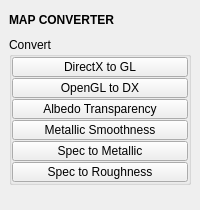
<?xml version="1.0" encoding="UTF-8"?>
<ui version="4.0">
 <class>QtUi</class>
 <widget class="QMainWindow" name="QtUi">
  <property name="enabled">
   <bool>true</bool>
  </property>
  <property name="geometry">
   <rect>
    <x>0</x>
    <y>0</y>
    <width>200</width>
    <height>210</height>
   </rect>
  </property>
  <property name="tabShape">
   <enum>QTabWidget::Triangular</enum>
  </property>
  <property name="dockNestingEnabled">
   <bool>true</bool>
  </property>
  <property name="dockOptions">
   <set>QMainWindow::AllowNestedDocks|QMainWindow::AllowTabbedDocks|QMainWindow::AnimatedDocks|QMainWindow::ForceTabbedDocks</set>
  </property>
  <widget class="QWidget" name="central_widget">
   <property name="minimumSize">
    <size>
     <width>200</width>
     <height>0</height>
    </size>
   </property>
   <layout class="QVBoxLayout" name="verticalLayout">
    <item>
     <layout class="QVBoxLayout" name="main_layout">
      <property name="spacing">
       <number>6</number>
      </property>
      <property name="sizeConstraint">
       <enum>QLayout::SetFixedSize</enum>
      </property>
      <item>
       <widget class="Header" name="header">
        <property name="minimumSize">
         <size>
          <width>0</width>
          <height>22</height>
         </size>
        </property>
        <property name="maximumSize">
         <size>
          <width>999</width>
          <height>22</height>
         </size>
        </property>
        <property name="font">
         <font>
          <weight>75</weight>
          <bold>true</bold>
         </font>
        </property>
        <property name="text">
         <string>MAP CONVERTER</string>
        </property>
       </widget>
      </item>
      <item>
       <widget class="QGroupBox" name="Formatting">
        <property name="title">
         <string>Convert</string>
        </property>
        <layout class="QVBoxLayout" name="verticalLayout_4">
         <property name="spacing">
          <number>1</number>
         </property>
         <property name="leftMargin">
          <number>0</number>
         </property>
         <property name="topMargin">
          <number>0</number>
         </property>
         <property name="rightMargin">
          <number>0</number>
         </property>
         <property name="bottomMargin">
          <number>0</number>
         </property>
         <item>
          <widget class="QPushButton" name="b000">
           <property name="enabled">
            <bool>true</bool>
           </property>
           <property name="minimumSize">
            <size>
             <width>0</width>
             <height>20</height>
            </size>
           </property>
           <property name="maximumSize">
            <size>
             <width>16777215</width>
             <height>20</height>
            </size>
           </property>
           <property name="text">
            <string>DirectX to GL</string>
           </property>
          </widget>
         </item>
         <item>
          <widget class="QPushButton" name="b001">
           <property name="enabled">
            <bool>true</bool>
           </property>
           <property name="minimumSize">
            <size>
             <width>0</width>
             <height>20</height>
            </size>
           </property>
           <property name="maximumSize">
            <size>
             <width>16777215</width>
             <height>20</height>
            </size>
           </property>
           <property name="text">
            <string>OpenGL to DX</string>
           </property>
          </widget>
         </item>
         <item>
          <widget class="QPushButton" name="b002">
           <property name="enabled">
            <bool>true</bool>
           </property>
           <property name="minimumSize">
            <size>
             <width>0</width>
             <height>20</height>
            </size>
           </property>
           <property name="maximumSize">
            <size>
             <width>16777215</width>
             <height>20</height>
            </size>
           </property>
           <property name="text">
            <string>Albedo Transparency</string>
           </property>
          </widget>
         </item>
         <item>
          <widget class="QPushButton" name="b003">
           <property name="enabled">
            <bool>true</bool>
           </property>
           <property name="minimumSize">
            <size>
             <width>0</width>
             <height>20</height>
            </size>
           </property>
           <property name="maximumSize">
            <size>
             <width>16777215</width>
             <height>20</height>
            </size>
           </property>
           <property name="text">
            <string>Metallic Smoothness</string>
           </property>
          </widget>
         </item>
         <item>
          <widget class="QPushButton" name="b004">
           <property name="enabled">
            <bool>true</bool>
           </property>
           <property name="minimumSize">
            <size>
             <width>0</width>
             <height>20</height>
            </size>
           </property>
           <property name="maximumSize">
            <size>
             <width>16777215</width>
             <height>20</height>
            </size>
           </property>
           <property name="text">
            <string>Spec to Metallic</string>
           </property>
          </widget>
         </item>
         <item>
          <widget class="QPushButton" name="b005">
           <property name="enabled">
            <bool>true</bool>
           </property>
           <property name="minimumSize">
            <size>
             <width>0</width>
             <height>20</height>
            </size>
           </property>
           <property name="maximumSize">
            <size>
             <width>16777215</width>
             <height>20</height>
            </size>
           </property>
           <property name="text">
            <string>Spec to Roughness</string>
           </property>
          </widget>
         </item>
        </layout>
       </widget>
      </item>
      <item>
       <spacer name="verticalSpacer">
        <property name="orientation">
         <enum>Qt::Vertical</enum>
        </property>
        <property name="sizeHint" stdset="0">
         <size>
          <width>0</width>
          <height>10</height>
         </size>
        </property>
       </spacer>
      </item>
     </layout>
    </item>
   </layout>
  </widget>
 </widget>
 <customwidgets>
  <customwidget>
   <class>Header</class>
   <extends>QLabel</extends>
   <header>uitk.widgets.header.Header.h</header>
  </customwidget>
 </customwidgets>
 <resources/>
 <connections/>
 <designerdata>
  <property name="gridDeltaX">
   <number>5</number>
  </property>
  <property name="gridDeltaY">
   <number>5</number>
  </property>
  <property name="gridSnapX">
   <bool>true</bool>
  </property>
  <property name="gridSnapY">
   <bool>true</bool>
  </property>
  <property name="gridVisible">
   <bool>true</bool>
  </property>
 </designerdata>
</ui>
